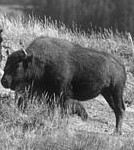
#> input picture image1.jpg, 134 x 150 px
$ python playing_with_networkx.py
#> lines starting #> are read from the running program, lines starting #| are printed output that depends on the picture

# coding: utf-8

# In[1]:


#import necessary libraries
import networkx as nx
import matplotlib.pyplot as plt
import numpy as np


# In[2]:


#define size of the grid
SIZE_X = 3
SIZE_Y = 3


# In[3]:


#define a NetworkX 4-adj connected graph
#define 'weight' of each edge to be randome integer between 1-9
G = nx.grid_2d_graph(range(SIZE_X), range(SIZE_Y))
for u, v, d in G.edges(data = True):
    d['weight'] = np.random.randint(1, 10)


# In[4]:


#this whole cell is to draw the graph G nicely
#pos specifies the location of each vertex to be drawn
pos = {x: x for x in list(G)}

#this is to make the drawing region bigger
plt.figure(figsize=(12,12))

#drawing nodes
nx.draw_networkx_nodes(G, pos, node_size=700)

#drawing labels (locations) of the nodes
nx.draw_networkx_labels(G, pos)

#drawing edges and theirs labels ('weight')
nx.draw_networkx_edges(G, pos)
labels = nx.get_edge_attributes(G, 'weight')
nx.draw_networkx_edge_labels(G, pos, labels)

#show the drawing
plt.axis('off')
plt.show()
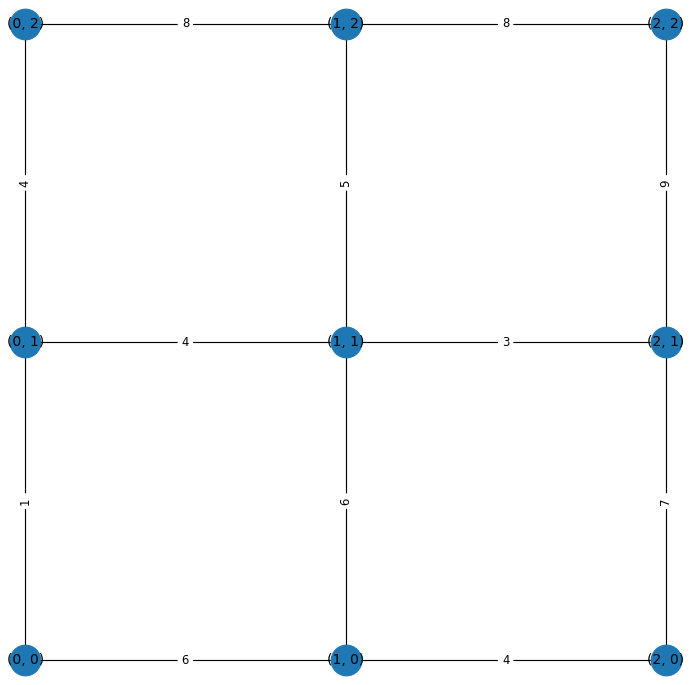
#> figure drawn by matplotlib, 1 panel


# In[40]:


#some function definitions
def minimum_edges(G):
    #this function returns all minimum edges of a graph
    min_edge = min(list(G.edges.data('weight')), key = lambda x : x[2])
    min_edges = [i for i in list(G.edges.data('weight')) if i[2] == min_edge[2]]
    return min_edges

def adjacency_edges_of_subgraph(S,G):
    #this function returns all adjacency edges of a subgragh S of G
    lst = []
    for (u,v,w) in G.edges.data('weight'):
        if S.has_node(u) ^ S.has_node(v):
            lst.append((u,v,w))
    return lst

def average_weight(G):
    #this returns the avarage 'weight' of a graph G
    return np.mean([w for (u,v,w) in G.edges.data('weight')])

def maximin(G):
    #this function returns the graph G with new maximin weights of each adjacent pair
    for u, v, d in G.edges(data = True):
        min_edges = []
        for path in nx.all_simple_paths(G, source=u, target=v):
            min_edges.append(min([G[path[i]][path[i+1]]['weight'] for i, node in enumerate(path) if i < (len(path)-1)]))
        d['weight'] = max(min_edges)
    return G

def threshold(G,theta=0):
    #this function return a graph that is thresholded by theta,
    #deleting all edges that is below the threshold
    G.remove_edges_from([(u,v,d) for (u,v,d) in  G.edges(data=True) if d['weight']<theta])
    return G

def segmentation_out(G,theta=0):
    nx.set_node_attributes(G, 0, 'intensity')
    attrs = {node: {'intensity' : index} for index, comp in enumerate(nx.connected_components(threshold(maximin(G),theta)))
            for node in comp}
    nx.set_node_attributes(G, attrs)
    return G

#----------------------------------

def image_to_graph(img):
    G = nx.grid_2d_graph(img.shape[0], img.shape[1])
    G.graph['X'] = img.shape[0]
    G.graph['Y'] = img.shape[1]
    nx.set_node_attributes(G,{u:{'intensity':v} for u,v in np.ndenumerate(img)})
    for u, v, d in G.edges(data = True):
        d['weight'] = abs(np.subtract(img[u], img[v]))
    return G

def graph_to_image(G):
    intensity = nx.get_node_attributes(G,'intensity')
    I = np.zeros((G.graph['X'], G.graph['Y']), dtype=np.int8)
    for node,value in intensity.items():
        I[node[0]][node[1]] = value
    return Image.fromarray(I,mode='P')


# In[38]:


#drawing graph S
S = segmentation_out(G,7)
plt.figure(figsize=(12,12))
nx.draw_networkx_nodes(S, pos, node_size=700)
nx.draw_networkx_labels(S, pos)
nx.draw_networkx_edges(S, pos)
labels = nx.get_edge_attributes(S, 'weight')
nx.draw_networkx_edge_labels(S, pos, labels)
plt.axis('off')
plt.show()


# In[42]:


from PIL import Image
im = Image.open('image1.jpg').convert('L')
img = np.array(im)


# In[ ]:


G = image_to_graph(img)
#this whole cell is to draw the graph G nicely
#pos specifies the location of each vertex to be drawn
pos = {x: x for x in list(G)}
#> pos = 20100 items

#this is to make the drawing region bigger
plt.figure(figsize=(12,12))

#drawing nodes
nx.draw_networkx_nodes(G, pos, node_size=700)

#drawing labels (locations) of the nodes
nx.draw_networkx_labels(G, pos)

#drawing edges and theirs labels ('weight')
nx.draw_networkx_edges(G, pos)
labels = nx.get_edge_attributes(G, 'weight')
#> labels = 39916 items
#> (the run stopped early here; a loop or call above may not have finished)
